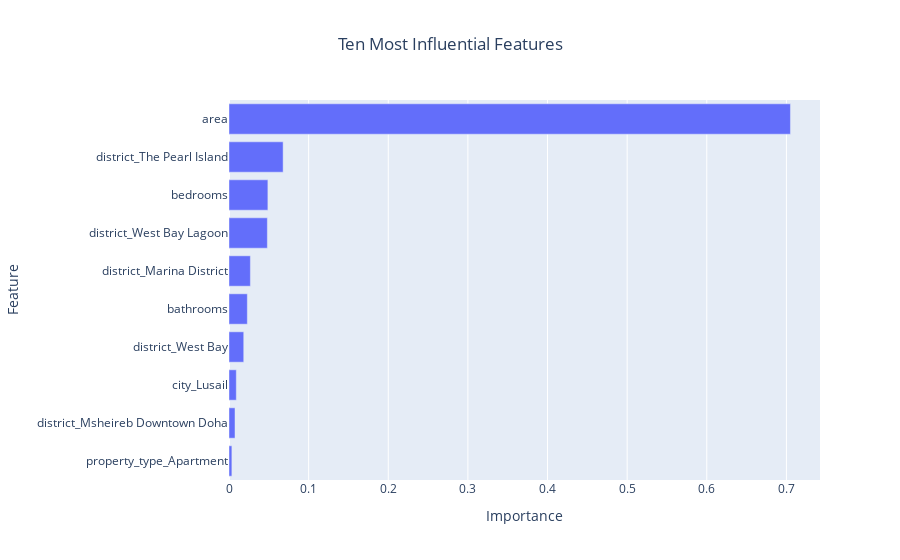

The notebook cell this image was saved under:
### Markdown cell above
Here, we visualize the top-10 feature that contribute the most to the model's predictions.

### Code cell
importances = rf.feature_importances_
df_feature_importances = pd.DataFrame({'Feature': X.columns, 'Importance': importances})
df_feature_importances = df_feature_importances.sort_values(by='Importance', ascending=False)

# plot a bar chart of feature importances
fig = px.bar(
    df_feature_importances.head(10).sort_values(by='Importance', ascending=True), 
    x='Importance', 
    y='Feature', 
    orientation='h',
    title='Ten Most Influential Features',
)

fig.update_layout(title_x=0.5)
fig.update_traces(hovertemplate='%{label}: %{value}')

fig.show()

### Figure 1 — Plotly figure (JSON) as saved in the notebook; plotly's stock layout.template omitted (floating-point values rounded to 4 significant figures)
{"data": [{"hovertemplate": "%{label}: %{value}", "legendgroup": "", "marker": {"color": "#636efa", "pattern": {"shape": ""}}, "name": "", "orientation": "h", "showlegend": false, "textposition": "auto", "type": "bar", "x": [0.003613, 0.007556, 0.009192, 0.01851, 0.02302, 0.02686, 0.04817, 0.04883, 0.06798, 0.7051], "xaxis": "x", "y": ["property_type_Apartment", "district_Msheireb Downtown Doha", "city_Lusail", "district_West Bay", "bathrooms", "district_Marina District", "district_West Bay Lagoon", "bedrooms", "district_The Pearl Island", "area"], "yaxis": "y"}], "layout": {"barmode": "relative", "legend": {"tracegroupgap": 0}, "title": {"text": "Ten Most Influential Features", "x": 0.5}, "xaxis": {"anchor": "y", "domain": [0, 1], "title": {"text": "Importance"}}, "yaxis": {"anchor": "x", "domain": [0, 1], "title": {"text": "Feature"}}}}
